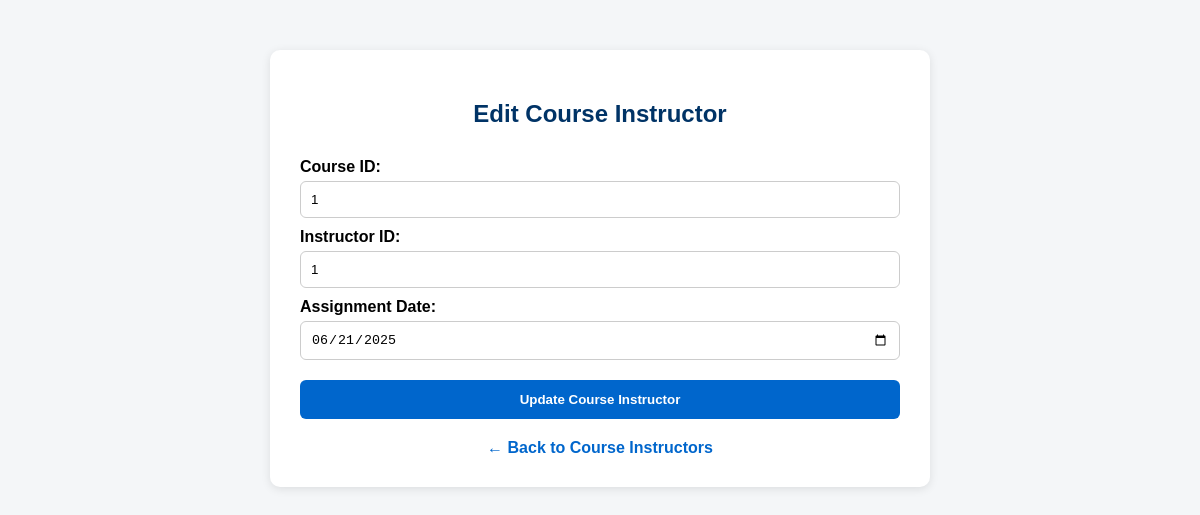
Page /edit_course_instructor.php?course_id=1&instructor_id=1 on the committed database.
### tables this page shows
CREATE TABLE `course_instructor` (
  `Course_ID` int(11) NOT NULL,
  `Instructor_ID` int(11) NOT NULL,
  `Assignment_Date` date DEFAULT NULL
);

### edit_course_instructor.php (the view, shortened to what this page needs)
<?php
include 'db.php';
$course_id = isset($_GET['course_id']) ? (int)$_GET['course_id'] : 0;
$instructor_id = isset($_GET['instructor_id']) ? (int)$_GET['instructor_id'] : 0;
$query = "SELECT * FROM course_instructor WHERE Course_ID = $course_id AND Instructor_ID = $instructor_id";
$result = $conn->query($query);
$row = $result->fetch_assoc();
?>
<!DOCTYPE html>
<html lang="en">
<head>
</head>
<body>
<div class="container">
  <h2>Edit Course Instructor</h2>
  <form method="POST">
    <label>Course ID:</label>
    <input type="text" name="Course_ID" value="<?= htmlspecialchars($row['Course_ID']) ?>" required>
    <label>Instructor ID:</label>
    <input type="text" name="Instructor_ID" value="<?= htmlspecialchars($row['Instructor_ID']) ?>" required>
    <label>Assignment Date:</label>
    <input type="date" name="Assignment_Date" value="<?= htmlspecialchars($row['Assignment_Date']) ?>" required>
    <button type="submit">Update Course Instructor</button>
  </form>
  <a href="admin-course_instructors.php" class="back-link">← Back to Course Instructors</a>
</div>
</body>
</html>

### edit_course_instructor.php (style rules this page uses)
body { font-family: Arial, sans-serif; background-color: #f4f6f8; margin: 0; padding: 0; }
.container { max-width: 600px; margin: 50px auto; background: #fff; padding: 30px; border-radius: 10px; box-shadow: 0 2px 10px rgba(0, 0, 0, 0.1); }
h2 { text-align: center; color: #003366; margin-bottom: 30px; }
form label { display: block; margin: 10px 0 5px; font-weight: bold; }
form input[type="text"], form input[type="date"] { width: 100%; padding: 10px; border: 1px solid #ccc; border-radius: 6px; box-sizing: border-box; }
button { background-color: #0066cc; color: white; padding: 12px 20px; border: none; border-radius: 6px; cursor: pointer; font-weight: bold; margin-top: 20px; width: 100%; }
.back-link { display: block; text-align: center; margin-top: 20px; text-decoration: none; color: #0066cc; font-weight: bold; }

### rows in the picture
course_instructor: Course_ID "1", Instructor_ID "1", Assignment_Date "06/21/2025"
